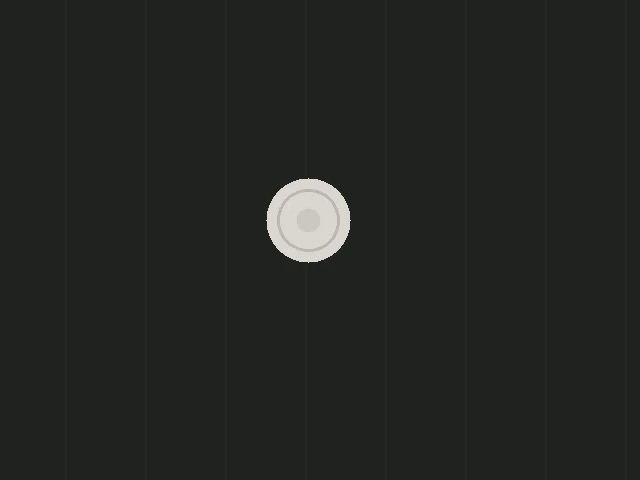
#> input picture frame 75 of data/test_conveyor.mp4, 640 x 480 px, given in place of the camera
$ python explore.py
#> lines starting #> are read from the running program, lines starting #| are printed output that depends on the picture; after the words box and inside, x2 and y2 are one past the last pixel; in counts of white or black regions, pixels touching at a corner belong together
#> in main, frame is the input picture: shape (480, 640, 3); mean B, G, R 34.2, 37.3, 35.4
### cv_service/qualiscan/segment.py
"""Item segmentation module for QualiScan.

Extracts isolated items from a conveyor video frame using classical thresholding,
morphological filtering, and contour geometry extraction.
"""

from dataclasses import dataclass
import math
from typing import List, Optional, Tuple
import cv2
import numpy as np


@dataclass
class Item:
    """Represents a segmented item on the conveyor line with extracted features.

    Attributes:
        contour: External contour points representing the item boundary.
        bbox: Axis-aligned bounding box tuple (x, y, w, h).
        center: Centroid coordinates (cx, cy).
        area: Contour area in square pixels.
        circularity: Isoperimetric quotient 4 * pi * area / (perimeter^2).
                     A value close to 1.0 indicates a circle.
        aspect_ratio: Long side / short side from cv2.minAreaRect.
                      Rotation-independent metric.
        mean_hsv: Average (Hue, Saturation, Value) inside the item contour.
    """
    contour: np.ndarray
    bbox: Tuple[int, int, int, int]
    center: Tuple[float, float]
    area: float
    circularity: float
    aspect_ratio: float
    mean_hsv: Tuple[float, float, float]
    solidity: float = 0.0
    edge_density: float = 0.0
    v_std: float = 0.0
    crop: Optional[np.ndarray] = None


def segment_items(
    frame: np.ndarray,
    min_area: int = 800,
    light_objects: Optional[bool] = None
) -> Tuple[List[Item], np.ndarray]:
    """Segments objects from the conveyor background and computes geometric features.

    Pipeline:
    1. Convert BGR frame to Grayscale.
    2. Gaussian blur (5x5 kernel) to suppress high-frequency sensor noise.
    3. Otsu thresholding with automatic polarity check: if more than 60% of the
       mask is white, invert the mask. The light_objects parameter serves as
       a manual override.
    4. Morphological OPEN then CLOSE with an elliptical 5x5 kernel to remove
       noise specks and bridge small interior voids.
    5. Find external contours (cv2.RETR_EXTERNAL).
    6. Filter contours smaller than min_area or whose bounding box covers > 90%
       of the frame, and calculate Item dataclass fields.

    Args:
        frame: BGR input image or video frame.
        min_area: Minimum pixel area threshold to discard dust/debris.
        light_objects: Optional manual override. True forces light objects;
                       False forces dark objects; None enables auto polarity.

    Returns:
        Tuple of (list_of_Item_objects, binary_mask).
    """
#> called with min_area = 800
    # 1. Grayscale
    gray = cv2.cvtColor(frame, cv2.COLOR_BGR2GRAY)

    # 2. Gaussian Blur (5x5)
    blurred = cv2.GaussianBlur(gray, (5, 5), 0)

    # 3. Otsu Thresholding & Polarity Check
    if light_objects is not None:
        thresh_type = cv2.THRESH_BINARY if light_objects else cv2.THRESH_BINARY_INV
        _, thresh = cv2.threshold(blurred, 0, 255, thresh_type + cv2.THRESH_OTSU)
    else:
        # Automatic polarity check: default to binary, invert if > 60% of mask is white
        _, thresh = cv2.threshold(blurred, 0, 255, cv2.THRESH_BINARY + cv2.THRESH_OTSU)
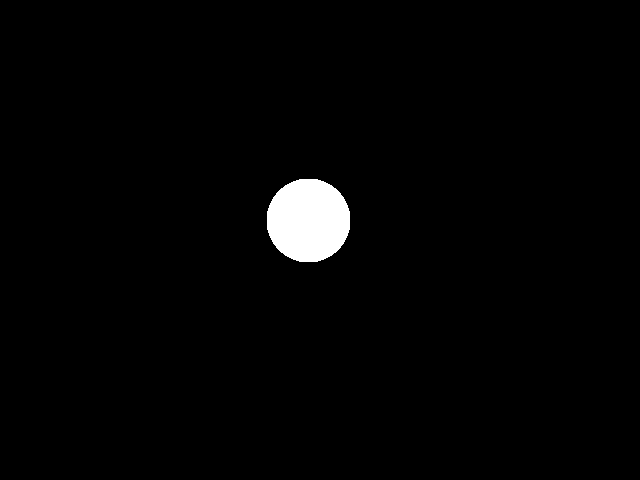
#> thresh: shape (480, 640); 1.8% white; 1 white region
        h_t, w_t = thresh.shape[:2]
        white_ratio = float(cv2.countNonZero(thresh)) / float(h_t * w_t)
#> white_ratio = 0.018
        if white_ratio > 0.60:
            thresh = cv2.bitwise_not(thresh)

    # 4. Morphological OPEN then CLOSE with 5x5 elliptical structuring element
    kernel = cv2.getStructuringElement(cv2.MORPH_ELLIPSE, (5, 5))
    opened = cv2.morphologyEx(thresh, cv2.MORPH_OPEN, kernel)
    mask = cv2.morphologyEx(opened, cv2.MORPH_CLOSE, kernel)

    # 5. External Contours
    contours, _ = cv2.findContours(mask, cv2.RETR_EXTERNAL, cv2.CHAIN_APPROX_SIMPLE)
#> contours = 1 contour; box (x1, y1, x2, y2) and area: (267, 179, 350, 262) 5402

    # Convert BGR to HSV once for color sampling
    hsv_frame = cv2.cvtColor(frame, cv2.COLOR_BGR2HSV)
#> hsv_frame: shape (480, 640, 3); mean H, S, V 49.4, 22.8, 37.3
    value_frame = hsv_frame[:, :, 2]
    edges = cv2.Canny(gray, 50, 150)
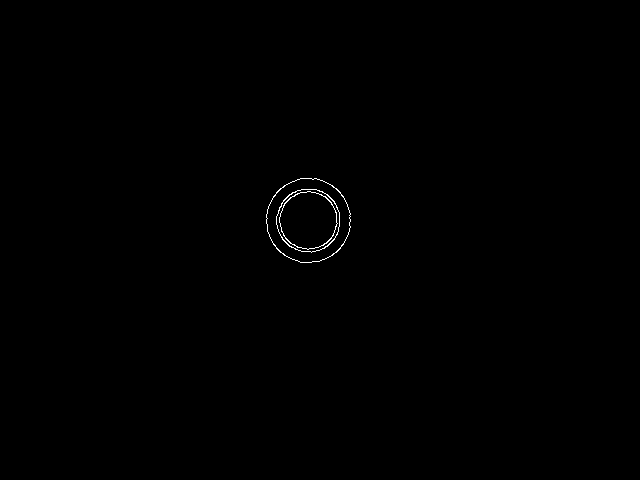
#> edges: shape (480, 640); 0.23% white in thin lines or dots, all inside (x1, y1, x2, y2) = (266, 178, 351, 263)
    h_frame, w_frame = frame.shape[:2]
    frame_area = float(h_frame * w_frame)

    items: List[Item] = []

    for cnt in contours:
        area = float(cv2.contourArea(cnt))
        if area < min_area:
            continue

        # Axis-aligned bounding box
        x, y, w, h = cv2.boundingRect(cnt)
        bbox = (int(x), int(y), int(w), int(h))

        # Ignore any contour whose bounding box covers more than 90% of the frame
        if float(w * h) > 0.90 * frame_area:
            continue

        # Centroid from spatial moments
        moments = cv2.moments(cnt)
        if moments["m00"] != 0:
            cx = float(moments["m10"] / moments["m00"])
            cy = float(moments["m01"] / moments["m00"])
        else:
            cx = float(x + w / 2.0)
            cy = float(y + h / 2.0)
        center = (round(cx, 2), round(cy, 2))

        # Circularity: 4 * pi * Area / (Perimeter^2)
        perimeter = float(cv2.arcLength(cnt, closed=True))
        if perimeter > 0:
            circularity = (4.0 * math.pi * area) / (perimeter * perimeter)
        else:
            circularity = 0.0

        # Rotation-independent aspect ratio via minAreaRect (long_side / short_side)
        rect = cv2.minAreaRect(cnt)
        dim1, dim2 = rect[1]
        long_side = max(dim1, dim2)
        short_side = min(dim1, dim2)
        aspect_ratio = float(long_side / short_side) if short_side > 0 else 1.0

        # Mean HSV inside the contour using a per-contour mask
        contour_mask = np.zeros((h_frame, w_frame), dtype=np.uint8)
        cv2.drawContours(contour_mask, [cnt], -1, 255, -1)
        mean_vals = cv2.mean(hsv_frame, mask=contour_mask)
        mean_hsv = (round(float(mean_vals[0]), 2), round(float(mean_vals[1]), 2), round(float(mean_vals[2]), 2))
        hull_area = float(cv2.contourArea(cv2.convexHull(cnt)))
        solidity = area / hull_area if hull_area > 0 else 0.0
        edge_density = float(cv2.countNonZero(cv2.bitwise_and(edges, edges, mask=contour_mask))) / max(1, cv2.countNonZero(contour_mask))
        v_std = float(np.std(value_frame[contour_mask > 0]))
        crop = frame[y:y + h, x:x + w].copy()

        items.append(Item(
            contour=cnt,
            bbox=bbox,
            center=center,
            area=round(area, 2),
            circularity=round(circularity, 4),
            aspect_ratio=round(aspect_ratio, 4),
            mean_hsv=mean_hsv,
            solidity=round(solidity, 4),
            edge_density=round(edge_density, 4),
            v_std=round(v_std, 2),
            crop=crop
        ))
#> this loop made 1 pass
#> (area, x, y, w, h, cx, cy, perimeter) on pass 1: (5402, 267, 179, 83, 83, 308, 220, 274.1)
#> pass 1, in segment_items, `crop = frame[y:y + h, x:x + w].copy()`:
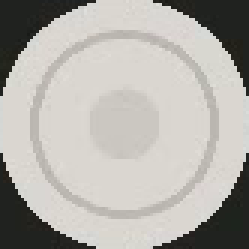
#> crop: shape (83, 83, 3) (shown 3 times larger); mean B, G, R 169.5, 174.8, 177.4
#> after the loop, items = 1 item

    return items, mask

### cv_service/tools/explore.py
"""QualiScan Live Viewer and Data-Labeling Tool.

Allows real-time item segmentation visualization, interactive labeling,
and feature extraction saving to data/features.csv.
"""

import argparse
import csv
from pathlib import Path
import sys
from typing import List

# Ensure cv_service root is on sys.path for qualiscan package import
TOOLS_DIR = Path(__file__).resolve().parent
CV_SERVICE_DIR = TOOLS_DIR.parent
if str(CV_SERVICE_DIR) not in sys.path:
    sys.path.insert(0, str(CV_SERVICE_DIR))

import cv2
import numpy as np

from qualiscan.segment import Item, segment_items

# Resolve data directory relative to repository root
REPO_ROOT = CV_SERVICE_DIR.parent
if (REPO_ROOT / "data").exists():
    DATA_DIR = REPO_ROOT / "data"
else:
    DATA_DIR = Path("data").resolve()

CSV_PATH = DATA_DIR / "features.csv"
CSV_COLUMNS = ["group", "product", "quality", "area", "circularity", "aspect_ratio", "solidity", "edge_density", "v_std", "h", "s", "v"]


def prepare_csv(filepath: Path) -> None:
    """Migrate an existing dataset header before writing the new feature format."""
    filepath.parent.mkdir(parents=True, exist_ok=True)
    if filepath.exists() and filepath.stat().st_size:
        with filepath.open("r", encoding="utf-8", newline="") as stream:
            old_header = next(csv.reader(stream), [])
        if old_header != CSV_COLUMNS:
            old_path = filepath.with_name("features_old.csv")
            if old_path.exists():
                raise FileExistsError(f"Refusing to overwrite existing backup: {old_path}")
            filepath.replace(old_path)
    if not filepath.exists() or filepath.stat().st_size == 0:
        with filepath.open("w", encoding="utf-8", newline="") as stream:
            csv.writer(stream).writerow(CSV_COLUMNS)


def count_existing_csv_rows(filepath: Path) -> int:
    """Counts data rows currently saved in the CSV file."""
    if not filepath.exists():
        return 0
    try:
        with open(filepath, "r", encoding="utf-8") as f:
            reader = csv.reader(f)
            header = next(reader, None)
            if header is None:
                return 0
            return sum(1 for row in reader if row)
    except Exception:
        return 0


# [27 lines left out: function append_items_to_csv, not called in this run]


def main() -> None:
    """Main entry point for live exploration and labeling."""
    parser = argparse.ArgumentParser(description="QualiScan Item Exploration and Dataset Labeling Tool")
    parser.add_argument(
        "--source",
        type=str,
        default="0",
        help="Video source: camera index (e.g. '0'), video file path, or image path (default: '0')",
    )
    parser.add_argument(
        "--dark-objects",
        action="store_true",
        help="Flag indicating objects are darker than the conveyor background",
    )
    parser.add_argument(
        "--min-area",
        type=int,
        default=800,
        help="Minimum contour area threshold in pixels (default: 800)",
    )
    args = parser.parse_args()

    light_objects = False if args.dark_objects else None

    # Determine source type: camera index, image file, or video file
    is_image = False
    static_frame = None

    if args.source.isdigit():
        cap = cv2.VideoCapture(int(args.source))
        source_is_cam = True
    else:
        src_path = Path(args.source)
        # Check if source is a single image file
        image_exts = {".png", ".jpg", ".jpeg", ".bmp", ".tif", ".tiff", ".webp"}
        if src_path.is_file() and src_path.suffix.lower() in image_exts:
            static_frame = cv2.imread(str(src_path))
            if static_frame is None:
                print(f"Error: Unable to read image file at '{args.source}'")
                sys.exit(1)
            is_image = True
            cap = None
            source_is_cam = False
        else:
            cap = cv2.VideoCapture(args.source)
            source_is_cam = False

    if cap is not None and not cap.isOpened():
        print(f"Error: Unable to open video source '{args.source}'")
        sys.exit(1)

    # Labeling state
    prepare_csv(CSV_PATH)
    current_product = "cap"      # 'cap', 'card', 'biscuit'
    current_quality = "good"     # 'good', 'defect'
    rows_saved = count_existing_csv_rows(CSV_PATH)
    last_saved_count = 0
    show_saved_feedback = 0
    group = 1

    print("=" * 65)
    print("  QUALISCAN EXPLORATION & LABELING TOOL")
    print("=" * 65)
    print("Controls:")
    print("  [1] Product: cap")
    print("  [2] Product: card")
    print("  [3] Product: biscuit")
    print("  [g] Quality: good")
    print("  [d] Quality: defect")
    print("  [SPACE] Save feature row for all visible items to features.csv")
    print("  [n] Start a new capture group")
    print("  [q / ESC] Quit")
    print("=" * 65)

    window_frame_name = "QualiScan - Frame Inspector"
    window_mask_name = "QualiScan - Binary Mask"

    cv2.namedWindow(window_frame_name, cv2.WINDOW_AUTOSIZE)
    cv2.namedWindow(window_mask_name, cv2.WINDOW_AUTOSIZE)

    while True:
        if is_image:
            frame = static_frame.copy()
            wait_delay = 30
        else:
            ret, frame = cap.read()
            if not ret:
                if source_is_cam:
                    print("Warning: Camera feed interrupted.")
                    break
                else:
                    # Video ended - loop video back to start
                    cap.set(cv2.CAP_PROP_POS_FRAMES, 0)
                    ret, frame = cap.read()
                    if not ret:
                        print("End of video stream reached.")
                        break
            wait_delay = 30

        # Segment items
        items, mask = segment_items(
            frame,
            min_area=args.min_area,
            light_objects=light_objects
        )
#> items = 1 item

        display_frame = frame.copy()

        # Draw green bounding boxes and labels for each item
        for item in items:
            x, y, w, h = item.bbox
            cv2.rectangle(display_frame, (x, y), (x + w, y + h), (0, 255, 0), 2)

            label = f"A:{item.area:.0f} C:{item.circularity:.2f} R:{item.aspect_ratio:.2f}"
            label_y = max(18, y - 6)
            # Text shadow for visibility on any background
            cv2.putText(
                display_frame,
                label,
                (x, label_y),
                cv2.FONT_HERSHEY_SIMPLEX,
                0.48,
                (0, 0, 0),
                2,
                cv2.LINE_AA
            )
            cv2.putText(
                display_frame,
                label,
                (x, label_y),
                cv2.FONT_HERSHEY_SIMPLEX,
                0.48,
                (0, 255, 0),
                1,
                cv2.LINE_AA
            )
#> this loop made 1 pass
#> (x, y, w, h, label, label_y) on pass 1: (267, 179, 83, 83, 'A:5402 C:0.90 R:1.00', 173)
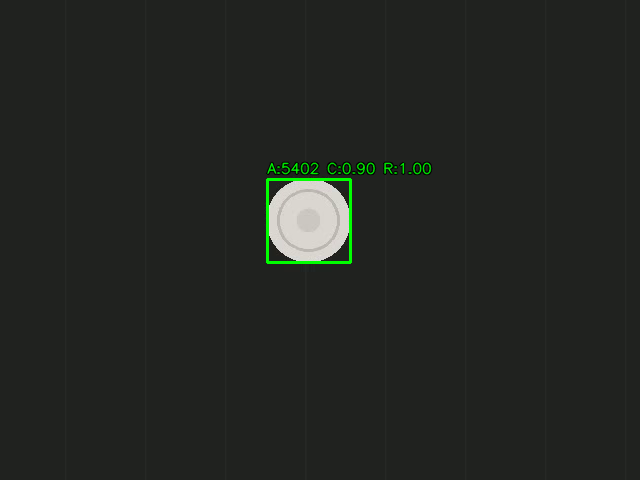
#> display_frame: shape (480, 640, 3); 0.9% of pixels changed, all inside (x1, y1, x2, y2) = (266, 161, 433, 264)

        # Overlay status banner at bottom
        h_disp, w_disp = display_frame.shape[:2]
        banner_h = 44
        banner = np.zeros((banner_h, w_disp, 3), dtype=np.uint8)
        banner[:] = (20, 24, 32)

        # Status Line text
        status_line = (
            f"PRODUCT: [{current_product.upper()}] (1/2/3)  |  "
            f"QUALITY: [{current_quality.upper()}] (g/d)  |  "
            f"GROUP: {group} (n)  |  "
            f"SAVED: {rows_saved}  |  "
            f"ITEMS IN VIEW: {len(items)}"
        )

        if show_saved_feedback > 0:
            status_line += f"  *** SAVED +{last_saved_count} ROW(S) ***"
            show_saved_feedback -= 1

        help_line = "[SPACE] Save current items   [1] Cap  [2] Card  [3] Biscuit   [g] Good  [d] Defect   [q] Quit"

        cv2.putText(banner, status_line, (10, 18), cv2.FONT_HERSHEY_SIMPLEX, 0.44, (0, 255, 200), 1, cv2.LINE_AA)
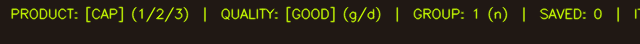
#> banner: shape (44, 640, 3); mean of channels 0, 1, 2 18.9, 36.6, 41.2; drawn as B, G, R
        cv2.putText(banner, help_line, (10, 36), cv2.FONT_HERSHEY_SIMPLEX, 0.38, (170, 180, 190), 1, cv2.LINE_AA)
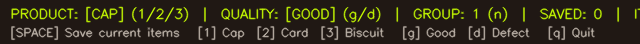
#> banner: shape (44, 640, 3); 12.29% of pixels changed, all inside (x1, y1, x2, y2) = (11, 25, 595, 41); drawn as B, G, R

        annotated_display = np.vstack([display_frame, banner])
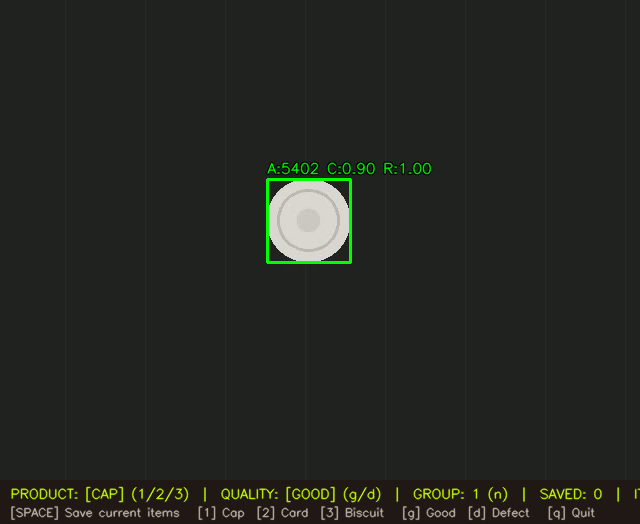
#> annotated_display: shape (524, 640, 3); mean B, G, R 33.3, 38.7, 36.2

        cv2.imshow(window_frame_name, annotated_display)
        cv2.imshow(window_mask_name, mask)

        key = cv2.waitKey(wait_delay) & 0xFF
#> (key q is pressed here)

        if key in (ord("q"), ord("Q"), 27):  # 'q' or ESC
            break
        elif key == ord("1"):
            current_product = "cap"
        elif key == ord("2"):
            current_product = "card"
        elif key == ord("3"):
            current_product = "biscuit"
        elif key in (ord("g"), ord("G")):
            current_quality = "good"
        elif key in (ord("d"), ord("D")):
            current_quality = "defect"
        elif key in (ord("n"), ord("N")):
            group += 1
        elif key == 32:  # SPACE
            added = append_items_to_csv(CSV_PATH, items, current_product, current_quality, group)
            if added > 0:
                rows_saved += added
                last_saved_count = added
                show_saved_feedback = 15  # Display banner feedback for ~15 frames
                print(f"[SAVED] Appended {added} row(s) to {CSV_PATH} (Product: {current_product}, Quality: {current_quality})")
            else:
                print("[NOTICE] No items detected in view to save.")

    if cap is not None:
        cap.release()
    cv2.destroyAllWindows()


if __name__ == "__main__":
    main()

$ run again, starting later in the video
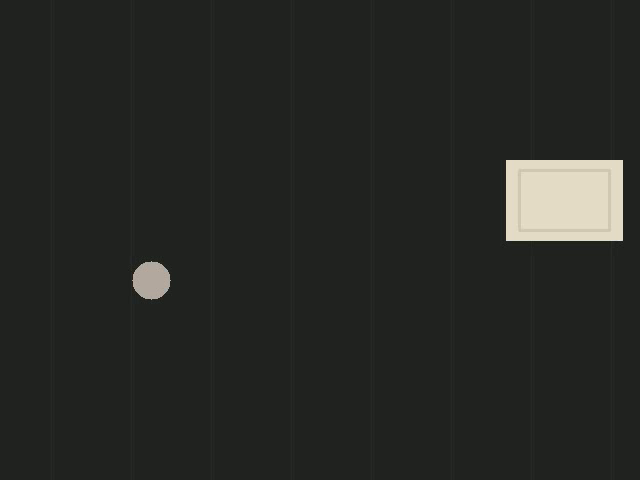
#> input picture frame 337 of data/test_conveyor.mp4, 640 x 480 px, given in place of the camera
#> in main, frame is the input picture: shape (480, 640, 3); mean B, G, R 36.7, 40.3, 38.6
#> in segment_items, `_, thresh = cv2.threshold(blurred, 0, 255, cv2.THRESH_BINARY + cv2.THR..`:
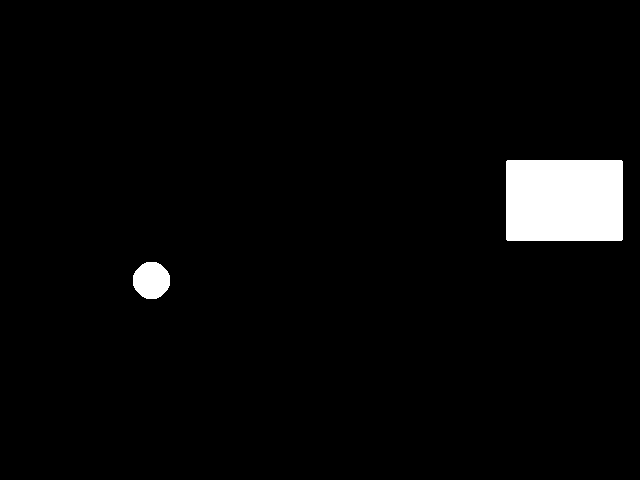
#> thresh: shape (480, 640); 3.4% white; 2 white regions, box (x1, y1, x2, y2) and area: (506, 160, 623, 241) 9473, (133, 262, 170, 299) 1081
#> white_ratio = 0.0344
#> opened: shape (480, 640); 3.4% white; 2 white regions
#> contours = 2 contours; box (x1, y1, x2, y2) and area: (506, 160, 623, 241) 9274, (133, 262, 170, 299) 1030
#> hsv_frame: shape (480, 640, 3); mean H, S, V 49, 23.4, 40.6
#> edges: shape (480, 640); 0.17% white in thin lines or dots, all inside (x1, y1, x2, y2) = (132, 159, 623, 300)
#> the loop in segment_items, `for cnt in contours:` made 2 passes
#> (area, x, y, w, h, cx, cy, perimeter) on passes 1 to 2: (1030, 133, 262, 37, 37, 151, 280, 118.2), (9274, 506, 160, 117, 81, 564, 200, 389.7)
#> after the loop in segment_items, `for cnt in contours:`: items = 2 items
#> the loop in main, `for item in items:` made 2 passes
#> (x, y, w, h, label, label_y) on passes 1 to 2: (133, 262, 37, 37, 'A:1030 C:0.93 R:1.00', 256), (506, 160, 117, 81, 'A:9274 C:0.77 R:1.45', 154)
#> in main, `annotated_display = np.vstack([display_frame, banner])`:
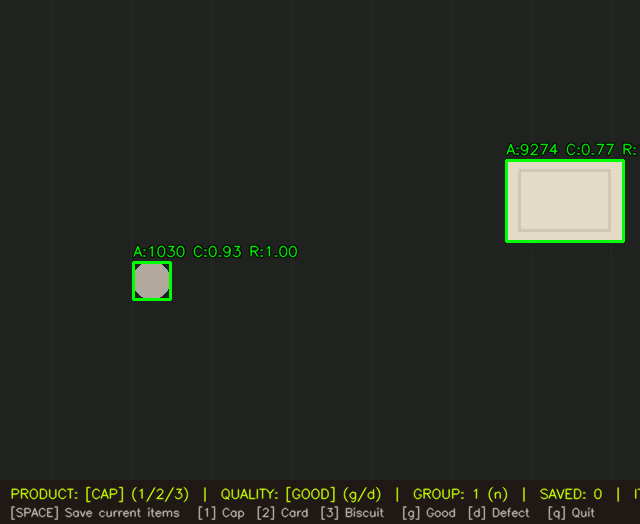
#> annotated_display: shape (524, 640, 3); mean B, G, R 35.2, 41.7, 38.8
